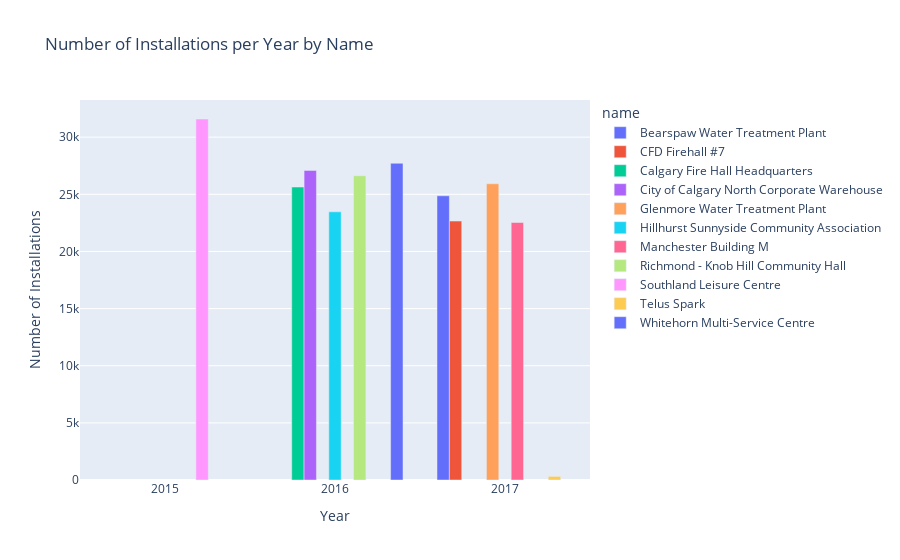

Here is the notebook cell this chart was saved with:
### Code cell
prod['installationDate'] = pd.to_datetime(prod['installationDate'])

# Extraire l'année de la date d'installation
prod['year'] = prod['installationDate'].dt.year

# Compter le nombre d'installations par nom et par année
installations_counts = prod.groupby(['name', 'year']).size().reset_index(name='installations')

# Créer un graphique avec Plotly
fig = px.bar(installations_counts, x='year', y='installations', color='name',
             title='Number of Installations per Year by Name',
             labels={'year': 'Year', 'installations': 'Number of Installations'},
             barmode='group')

# Afficher le graphique
fig.show()

### Figure 1 — Plotly figure (JSON) as saved in the notebook; plotly's stock layout.template omitted (floating-point values rounded to 4 significant figures)
{"data": [{"alignmentgroup": "True", "hovertemplate": "name=Bearspaw Water Treatment Plant<br>Year=%{x}<br>Number of Installations=%{y}<extra></extra>", "legendgroup": "Bearspaw Water Treatment Plant", "marker": {"color": "#636efa", "pattern": {"shape": ""}}, "name": "Bearspaw Water Treatment Plant", "offsetgroup": "Bearspaw Water Treatment Plant", "orientation": "v", "showlegend": true, "textposition": "auto", "type": "bar", "x": [2017], "xaxis": "x", "y": [24869], "yaxis": "y"}, {"alignmentgroup": "True", "hovertemplate": "name=CFD Firehall #7<br>Year=%{x}<br>Number of Installations=%{y}<extra></extra>", "legendgroup": "CFD Firehall #7", "marker": {"color": "#EF553B", "pattern": {"shape": ""}}, "name": "CFD Firehall #7", "offsetgroup": "CFD Firehall #7", "orientation": "v", "showlegend": true, "textposition": "auto", "type": "bar", "x": [2017], "xaxis": "x", "y": [22659], "yaxis": "y"}, {"alignmentgroup": "True", "hovertemplate": "name=Calgary Fire Hall Headquarters<br>Year=%{x}<br>Number of Installations=%{y}<extra></extra>", "legendgroup": "Calgary Fire Hall Headquarters", "marker": {"color": "#00cc96", "pattern": {"shape": ""}}, "name": "Calgary Fire Hall Headquarters", "offsetgroup": "Calgary Fire Hall Headquarters", "orientation": "v", "showlegend": true, "textposition": "auto", "type": "bar", "x": [2016], "xaxis": "x", "y": [25637], "yaxis": "y"}, {"alignmentgroup": "True", "hovertemplate": "name=City of Calgary North Corporate Warehouse<br>Year=%{x}<br>Number of Installations=%{y}<extra></extra>", "legendgroup": "City of Calgary North Corporate Warehouse", "marker": {"color": "#ab63fa", "pattern": {"shape": ""}}, "name": "City of Calgary North Corporate Warehouse", "offsetgroup": "City of Calgary North Corporate Warehouse", "orientation": "v", "showlegend": true, "textposition": "auto", "type": "bar", "x": [2016], "xaxis": "x", "y": [27092], "yaxis": "y"}, {"alignmentgroup": "True", "hovertemplate": "name=Glenmore Water Treatment Plant<br>Year=%{x}<br>Number of Installations=%{y}<extra></extra>", "legendgroup": "Glenmore Water Treatment Plant", "marker": {"color": "#FFA15A", "pattern": {"shape": ""}}, "name": "Glenmore Water Treatment Plant", "offsetgroup": "Glenmore Water Treatment Plant", "orientation": "v", "showlegend": true, "textposition": "auto", "type": "bar", "x": [2017], "xaxis": "x", "y": [25920], "yaxis": "y"}, {"alignmentgroup": "True", "hovertemplate": "name=Hillhurst Sunnyside Community Association<br>Year=%{x}<br>Number of Installations=%{y}<extra></extra>", "legendgroup": "Hillhurst Sunnyside Community Association", "marker": {"color": "#19d3f3", "pattern": {"shape": ""}}, "name": "Hillhurst Sunnyside Community Association", "offsetgroup": "Hillhurst Sunnyside Community Association", "orientation": "v", "showlegend": true, "textposition": "auto", "type": "bar", "x": [2016], "xaxis": "x", "y": [23467], "yaxis": "y"}, {"alignmentgroup": "True", "hovertemplate": "name=Manchester Building M<br>Year=%{x}<br>Number of Installations=%{y}<extra></extra>", "legendgroup": "Manchester Building M", "marker": {"color": "#FF6692", "pattern": {"shape": ""}}, "name": "Manchester Building M", "offsetgroup": "Manchester Building M", "orientation": "v", "showlegend": true, "textposition": "auto", "type": "bar", "x": [2017], "xaxis": "x", "y": [22533], "yaxis": "y"}, {"alignmentgroup": "True", "hovertemplate": "name=Richmond - Knob Hill Community Hall<br>Year=%{x}<br>Number of Installations=%{y}<extra></extra>", "legendgroup": "Richmond - Knob Hill Community Hall", "marker": {"color": "#B6E880", "pattern": {"shape": ""}}, "name": "Richmond - Knob Hill Community Hall", "offsetgroup": "Richmond - Knob Hill Community Hall", "orientation": "v", "showlegend": true, "textposition": "auto", "type": "bar", "x": [2016], "xaxis": "x", "y": [26623], "yaxis": "y"}, {"alignmentgroup": "True", "hovertemplate": "name=Southland Leisure Centre<br>Year=%{x}<br>Number of Installations=%{y}<extra></extra>", "legendgroup": "Southland Leisure Centre", "marker": {"color": "#FF97FF", "pattern": {"shape": ""}}, "name": "Southland Leisure Centre", "offsetgroup": "Southland Leisure Centre", "orientation": "v", "showlegend": true, "textposition": "auto", "type": "bar", "x": [2015], "xaxis": "x", "y": [31590], "yaxis": "y"}, {"alignmentgroup": "True", "hovertemplate": "name=Telus Spark<br>Year=%{x}<br>Number of Installations=%{y}<extra></extra>", "legendgroup": "Telus Spark", "marker": {"color": "#FECB52", "pattern": {"shape": ""}}, "name": "Telus Spark", "offsetgroup": "Telus Spark", "orientation": "v", "showlegend": true, "textposition": "auto", "type": "bar", "x": [2017], "xaxis": "x", "y": [317], "yaxis": "y"}, {"alignmentgroup": "True", "hovertemplate": "name=Whitehorn Multi-Service Centre<br>Year=%{x}<br>Number of Installations=%{y}<extra></extra>", "legendgroup": "Whitehorn Multi-Service Centre", "marker": {"color": "#636efa", "pattern": {"shape": ""}}, "name": "Whitehorn Multi-Service Centre", "offsetgroup": "Whitehorn Multi-Service Centre", "orientation": "v", "showlegend": true, "textposition": "auto", "type": "bar", "x": [2016], "xaxis": "x", "y": [27716], "yaxis": "y"}], "layout": {"barmode": "group", "legend": {"title": {"text": "name"}, "tracegroupgap": 0}, "title": {"text": "Number of Installations per Year by Name"}, "xaxis": {"anchor": "y", "domain": [0, 1], "title": {"text": "Year"}}, "yaxis": {"anchor": "x", "domain": [0, 1], "title": {"text": "Number of Installations"}}}}
